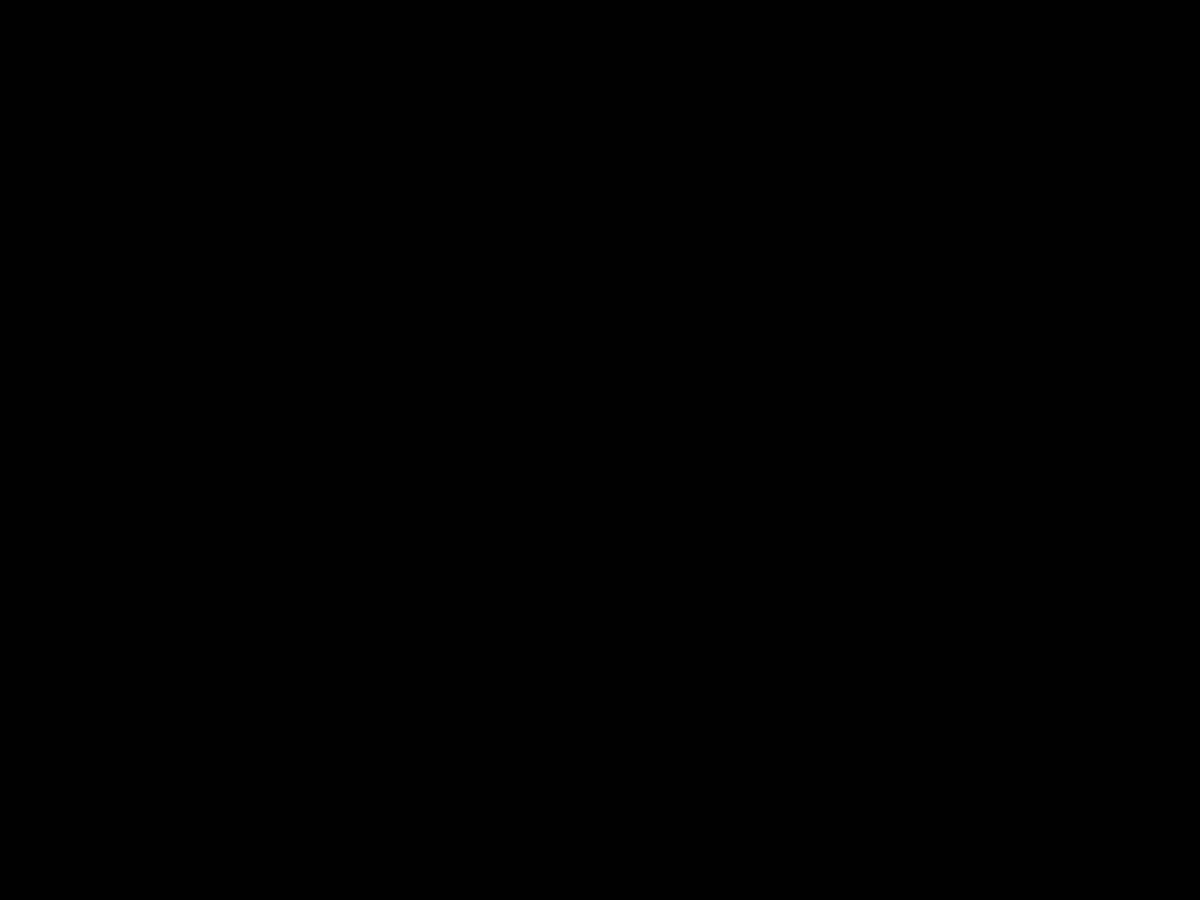
Frame 1 (no input)
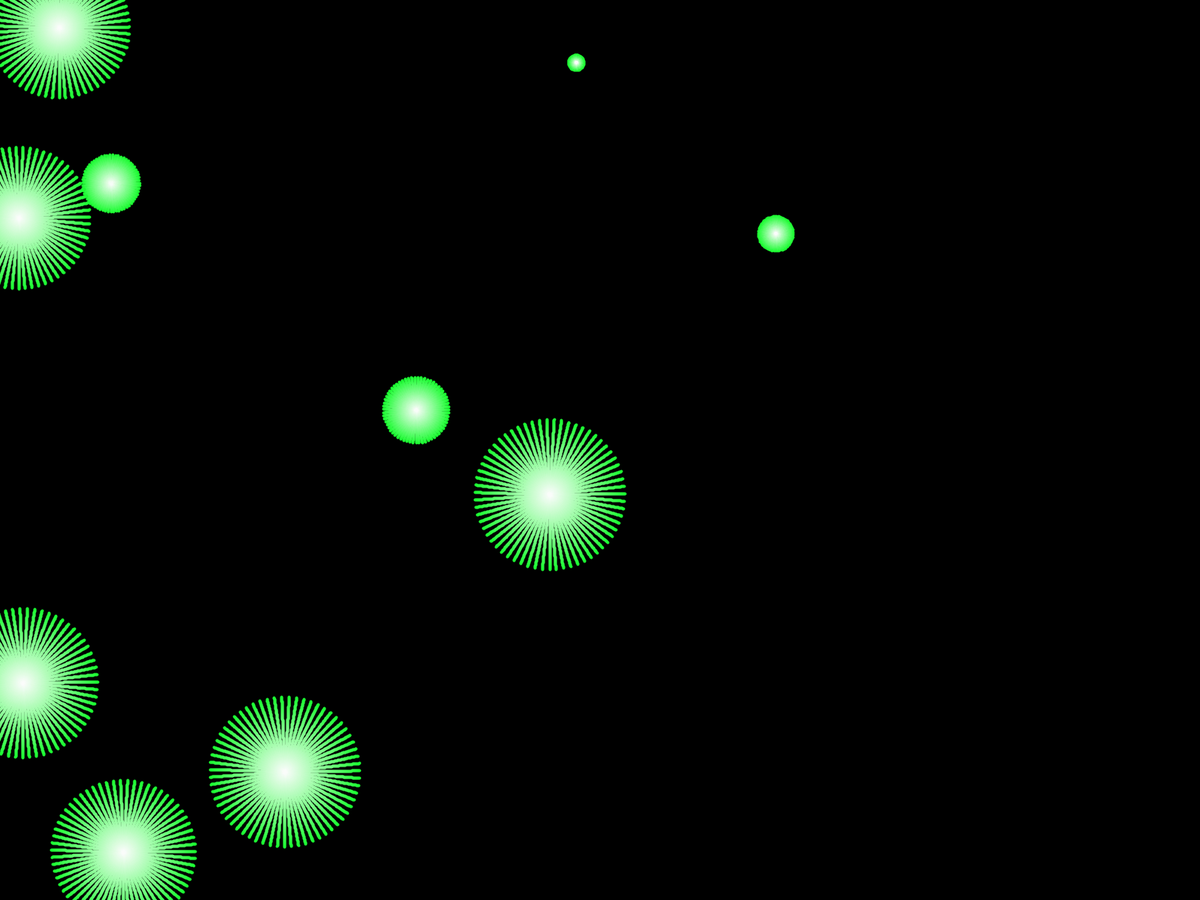
Frame 60 (the mouse pressed at the canvas centre just before this capture)
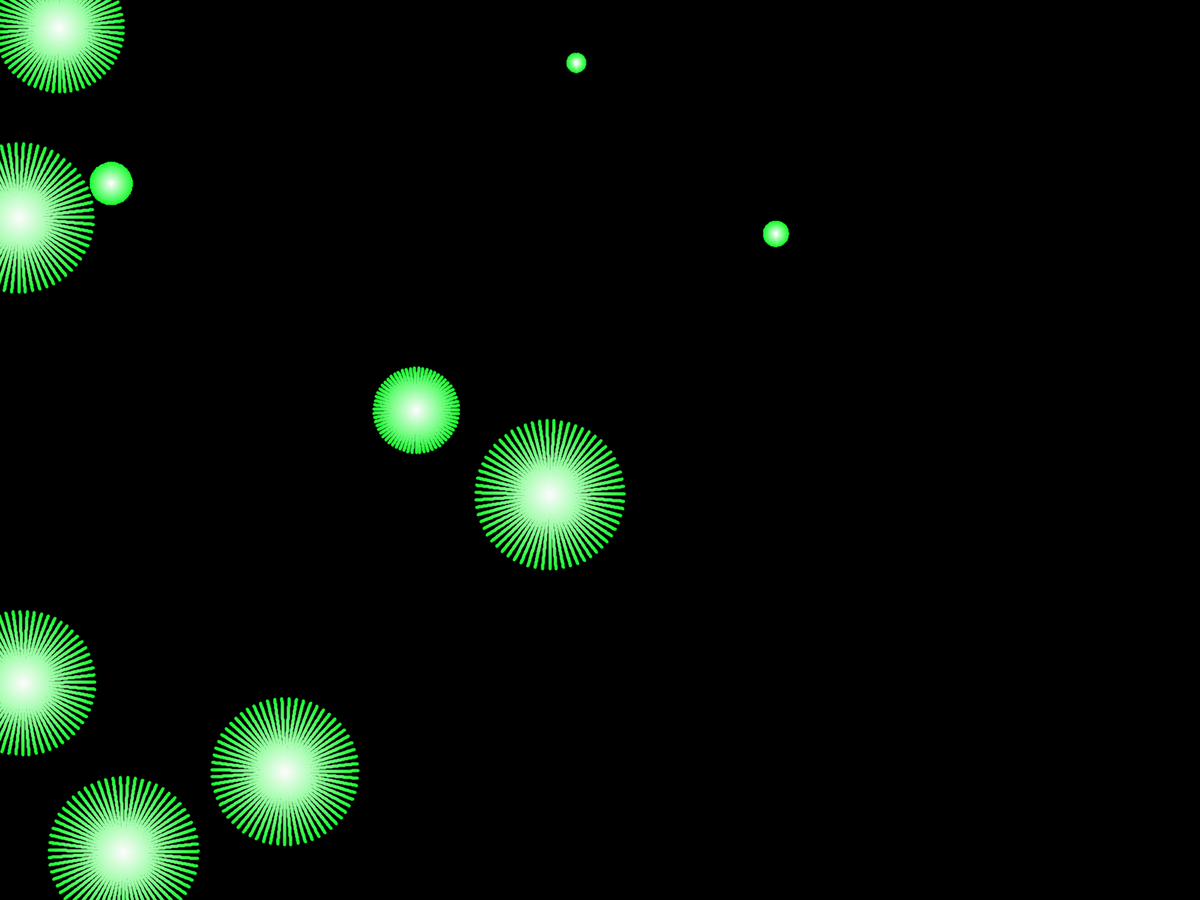
Frame 120 (the mouse held since frame 60 and released just before this capture)

The Processing sketch that drew these frames (run headless with seeded random() and noise(); from frame 60 on, the mouse is pressed at the canvas centre):

// Processing sketch: pompoms
// ── pompoms.pde
ArrayList<Pom> poms = new ArrayList<Pom>();
void setup() {
  size(400, 400);
  colorMode(HSB, 360, 100, 100);
  fullScreen();
  for (int i = 0; i<10; i++) {
    poms.add(new Pom(new PVector(random(width), random(height))));
  }
}
void draw() {
  background(0);
  for (Pom pom : poms) {
    pom.run();
  }
}

// ── Pom.pde
class Pom {
  float r = 0;
  float maxR = 100; //biggest
  float minR = 10; //smallest
  float t=random(2*PI);
  PVector pos;
  Pom(PVector pos) {
    this.pos = pos;
  }
  void run() {
    pushMatrix();
    translate(pos.x, pos.y);
    for (float j =0; j<2*PI; j+=0.1) {
      pushMatrix();
      rotate(j);
      for (float i =r; i>0; i--) {
        stroke(126, map(i, 0, r, 0,90), 99);
        strokeWeight(4);
        point(0,i);
      }
      popMatrix();
    }
    popMatrix();
    r= map(sin(t), -1, 1, minR, maxR);
    t+=0.1; // how fast it grows outward
  }
}
